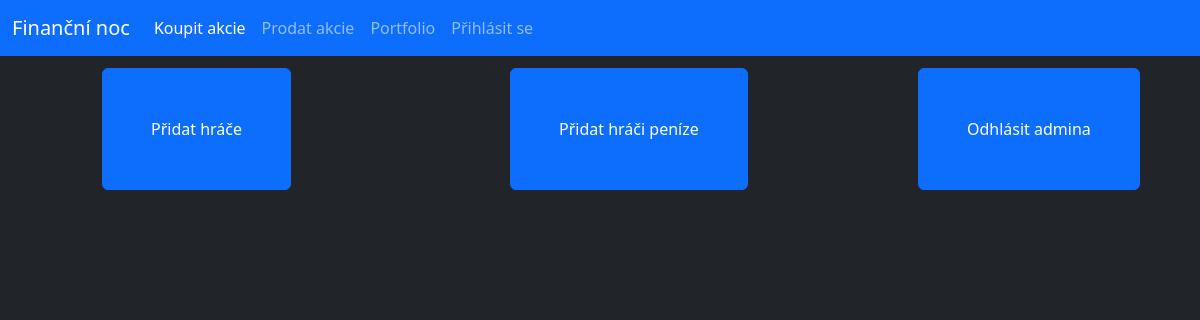
Before: /admin (signed in) with the older database file.
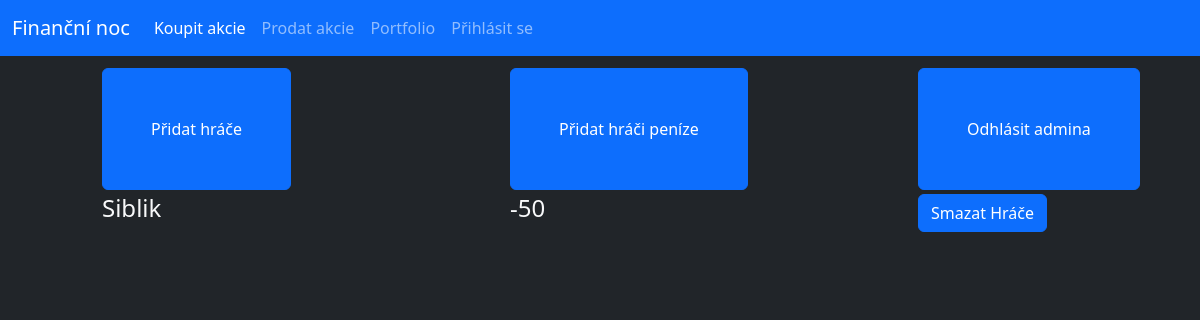
After: the same page with the newer database file.
### database.py (models this page shows, shortened)
class User(db.Model):
    _id = db.Column("id", db.Integer, primary_key=True)
    name = db.Column(db.String(40))
    money = db.Column(db.Integer)
    password = db.Column(db.String(70))

### router.py (the view)
@app.route("/admin")
def admin():
    if "adminLogin" in session:
        users = User.query.all()
        return render_template("admin.html", users=users)
    else:
        return redirect(url_for("adminLogin"))

### templates/admin.html (shortened to what this page needs)
{% extends "main.html" %}
{% block content %}
    <div class="row px-3 py-1"></div>
    <div class="row py-1">
        <div class="col offset-1">
            <form action="/admin/addUser" method="GET">
                <button class="btn btn-primary py-5 px-5">Přidat hráče</button>
            </form>
        </div>
        <div class="col offset-1">
            <form action="/admin/addMoney" method="GET">
                <button class="btn btn-primary py-5 px-5">Přidat hráči peníze</button>
            </form>
        </div>
        <div class="col offset-1">
            <form action="/admin/logout" method="GET">
                <button class="btn btn-primary py-5 px-5">Odhlásit admina</button>
            </form>
        </div>
    </div>
    {% for usr in users %}
        <form method="POST" action="/del/{{usr._id}}">
            <div class="row">
                <div class="col offset-1 --bs-border-color-translucent"><h4 class="text-light">{{usr.name}}</h4></div>
                <div class="col offset-1 --bs-border-color-translucent"><h4 class="text-light">{{usr.money}}</h4></div>
                <div class="col offset-1">
                    <button type="submit" class="btn btn-primary">Smazat Hráče</button>
                </div>
            </div>
        </form>
    {% endfor %}
{% endblock%}

### templates/main.html (shortened to what this page needs)
<!doctype html>
<html lang="en">
  <head>
    <link href="https://cdn.jsdelivr.net/npm/bootstrap@5.3.3/dist/css/bootstrap.min.css" rel="stylesheet">
  </head>
  <body class="bg-dark">
    <nav class="navbar navbar-expand-lg bg-primary navbar-dark">
        <div class="container-fluid">
          <a class="navbar-brand" href="/">Finanční noc</a>
          <div class="collapse navbar-collapse" id="navbarNav">
            <ul class="navbar-nav">
                <li class="nav-item">
                    <a class="nav-link active" aria-current="page" href="/buy">Koupit akcie</a>
                </li>
                <li class="nav-item">
                    <a class="nav-link" href="/sell">Prodat akcie</a>
                </li>
                <li class="nav-item">
                    <a class="nav-link" href="/user">Portfolio</a>
                </li>
                {% if logged %}
                <li class="nav-item">
                  <a class="nav-link" href="/logout">Odhlásit se</a>
                {% else %}
                <li class="nav-item">
                  <a class="nav-link" href="/login">Přihlásit se</a>
                {%endif%}
              </li>
            </ul>
          </div>
        </div>
      </nav>
      {% block content %} {% endblock%}
  </body>
</html>

Changed rows visible on the page:
added User: name "Siblik", money "-50"
